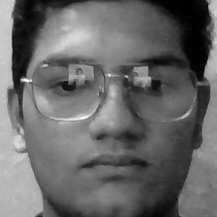
#> input picture TrainingImage/dhruvik.27.11.jpg, 217 x 217 px, given in place of the camera
$ python main.py
#> lines starting #> are read from the running program, lines starting #| are printed output that depends on the picture; after the words box and inside, x2 and y2 are one past the last pixel; in counts of white or black regions, pixels touching at a corner belong together
#> the answer given: 1
### check_camera.py
def camera():
    import cv2


    face_cascade = cv2.CascadeClassifier('haarcascade_frontalface_default.xml')


    cap = cv2.VideoCapture(0)

    while True:

        _, img = cap.read()
#> img is the input picture: shape (217, 217, 3); min 0, max 254, mean 104


        gray = cv2.cvtColor(img, cv2.COLOR_BGR2GRAY)


        faces = face_cascade.detectMultiScale(gray, 1.3, 5, minSize=(30, 30),flags = cv2.CASCADE_SCALE_IMAGE)
#> faces = [[12, 12, 196, 196]]


        for (x, y, w, h) in faces:
            cv2.rectangle(img, (x, y), (x + w, y + h), (10,159,255), 2)
#> this loop made 1 pass
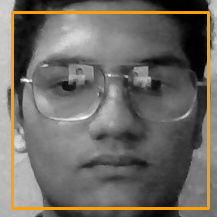
#> img: shape (217, 217, 3); 4.99% of pixels changed, all inside (x1, y1, x2, y2) = (11, 11, 210, 210)


        cv2.imshow('Webcam Check', img)


        if cv2.waitKey(1) & 0xFF == ord('q'):
#> (key q is pressed here)
            break


    cap.release()
    cv2.destroyAllWindows()

### main.py
import os
import check_camera
import Capture_Image
import Train_Image
import Recognize


def title_bar():
    os.system('cls')


    print("\t\t\t**********************************************")
    print("\t\t\t***** FACE RECOGNITION SYSTEM *****")
    print("\t\t\t**********************************************")


def mainMenu():
    title_bar()
    print()
    print(10 * "*", "WELCOME MENU", 10 * "*")
    print("[1] Check Camera")
    print("[2] Capture Faces")
    print("[3] Train Images")
    print("[4] Recognize & Attendance")
    print("[5] Quit")

    while True:
        try:
            choice = int(input("Enter Choice: "))

            if choice == 1:
                checkCamera()
                break
            elif choice == 2:
                CaptureFaces()
                break
            elif choice == 3:
                Trainimages()
                break
            elif choice == 4:
                RecognizeFaces()
                break
            elif choice == 5:
                print("Thank You")
                break
            else:
                print("Invalid Choice. Enter 1-4")
                mainMenu()

        except ValueError:
            print("Invalid Choice. Enter 1-4\n Try Again")
    exit


def checkCamera():
    check_camera.camera()
    key = input("Press ENTER to return main menu")
    mainMenu()
#> the answer given: 1
#> the loop in camera (call 2), `for (x, y, w, h) in faces:` made 1 pass
#> (key Esc is pressed here)
#> the answer given: 1


def CaptureFaces():
    Capture_Image.takeImages()
    key = input("Press ENTER to return main menu")
    mainMenu()


def Trainimages():
    Train_Image.TrainImages()
    key = input("Press ENTER to return main menu")
    mainMenu()


def RecognizeFaces():
    Recognize.recognize_attendence()
    key = input("Press ENTER to return main menu")
    mainMenu()


#> (the run stopped early here; a loop or call above may not have finished)

$ run again, on TrainingImage/dhruvik.27.12.jpg
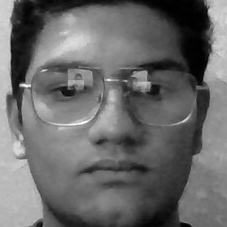
#> input picture TrainingImage/dhruvik.27.12.jpg, 227 x 227 px, given in place of the camera
#> in camera, img is the input picture: shape (227, 227, 3); min 0, max 255, mean 105.3
#> faces = [[17, 17, 196, 196]]
#> the loop in camera, `for (x, y, w, h) in faces:` made 1 pass
#> after the loop in camera, `for (x, y, w, h) in faces:`:
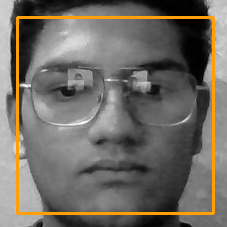
#> img: shape (227, 227, 3); 4.56% of pixels changed, all inside (x1, y1, x2, y2) = (16, 16, 215, 215)
#> the loop in camera (call 2), `for (x, y, w, h) in faces:` made 1 pass
